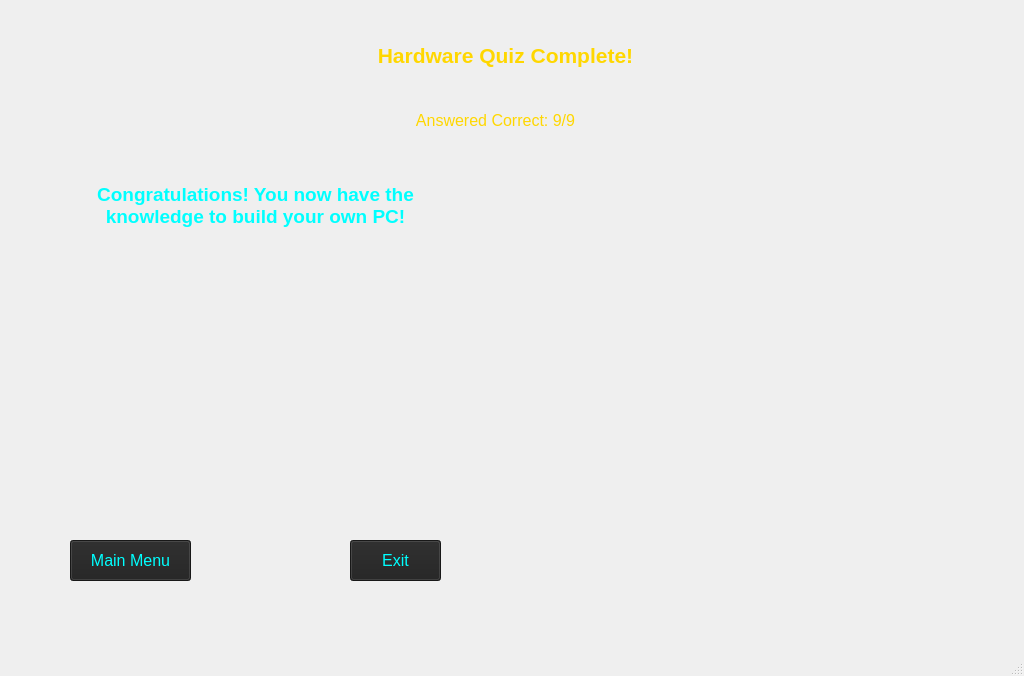
<?xml version="1.0" encoding="UTF-8"?>
<ui version="4.0">
 <class>MainWindow</class>
 <widget class="QMainWindow" name="MainWindow">
  <property name="geometry">
   <rect>
    <x>0</x>
    <y>0</y>
    <width>1024</width>
    <height>676</height>
   </rect>
  </property>
  <property name="windowTitle">
   <string>MainWindow</string>
  </property>
  <widget class="QWidget" name="centralwidget">
   <widget class="QLabel" name="background_image">
    <property name="geometry">
     <rect>
      <x>0</x>
      <y>0</y>
      <width>1031</width>
      <height>661</height>
     </rect>
    </property>
    <property name="text">
     <string/>
    </property>
    <property name="pixmap">
     <pixmap>../images/quiz_background.PNG</pixmap>
    </property>
    <property name="scaledContents">
     <bool>true</bool>
    </property>
   </widget>
   <widget class="QLabel" name="title">
    <property name="geometry">
     <rect>
      <x>370</x>
      <y>40</y>
      <width>271</width>
      <height>31</height>
     </rect>
    </property>
    <property name="font">
     <font>
      <pointsize>16</pointsize>
      <weight>75</weight>
      <bold>true</bold>
      <underline>false</underline>
     </font>
    </property>
    <property name="styleSheet">
     <string notr="true">color: rgb(255, 215, 0);</string>
    </property>
    <property name="text">
     <string>Hardware Quiz Complete!</string>
    </property>
    <property name="alignment">
     <set>Qt::AlignCenter</set>
    </property>
   </widget>
   <widget class="QLabel" name="trophy_image">
    <property name="geometry">
     <rect>
      <x>670</x>
      <y>140</y>
      <width>321</width>
      <height>381</height>
     </rect>
    </property>
    <property name="text">
     <string/>
    </property>
    <property name="pixmap">
     <pixmap>../images/trophy.PNG</pixmap>
    </property>
    <property name="scaledContents">
     <bool>true</bool>
    </property>
   </widget>
   <widget class="QLabel" name="confetti">
    <property name="geometry">
     <rect>
      <x>700</x>
      <y>90</y>
      <width>271</width>
      <height>461</height>
     </rect>
    </property>
    <property name="text">
     <string/>
    </property>
    <property name="pixmap">
     <pixmap>../images/confetti.gif</pixmap>
    </property>
    <property name="scaledContents">
     <bool>true</bool>
    </property>
   </widget>
   <widget class="QLabel" name="title_2">
    <property name="geometry">
     <rect>
      <x>60</x>
      <y>170</y>
      <width>391</width>
      <height>71</height>
     </rect>
    </property>
    <property name="font">
     <font>
      <pointsize>14</pointsize>
      <weight>75</weight>
      <italic>false</italic>
      <bold>true</bold>
      <underline>false</underline>
     </font>
    </property>
    <property name="styleSheet">
     <string notr="true">color:rgb(0, 255, 255);</string>
    </property>
    <property name="text">
     <string>Congratulations! You now have the knowledge to build your own PC!</string>
    </property>
    <property name="alignment">
     <set>Qt::AlignCenter</set>
    </property>
    <property name="wordWrap">
     <bool>true</bool>
    </property>
   </widget>
   <widget class="QPushButton" name="main_menu_button">
    <property name="geometry">
     <rect>
      <x>70</x>
      <y>540</y>
      <width>121</width>
      <height>41</height>
     </rect>
    </property>
    <property name="font">
     <font>
      <pointsize>12</pointsize>
      <italic>false</italic>
      <underline>false</underline>
     </font>
    </property>
    <property name="styleSheet">
     <string notr="true">color:rgb(0, 255, 255);
background-color: rgb(33, 33, 33);</string>
    </property>
    <property name="text">
     <string>Main Menu</string>
    </property>
   </widget>
   <widget class="QPushButton" name="pushButton_2">
    <property name="geometry">
     <rect>
      <x>350</x>
      <y>540</y>
      <width>91</width>
      <height>41</height>
     </rect>
    </property>
    <property name="font">
     <font>
      <pointsize>12</pointsize>
      <underline>false</underline>
     </font>
    </property>
    <property name="styleSheet">
     <string notr="true">color:rgb(0, 255, 255);
background-color: rgb(33, 33, 33);</string>
    </property>
    <property name="text">
     <string>Exit</string>
    </property>
   </widget>
   <widget class="QLabel" name="label">
    <property name="geometry">
     <rect>
      <x>380</x>
      <y>100</y>
      <width>231</width>
      <height>41</height>
     </rect>
    </property>
    <property name="font">
     <font>
      <pointsize>12</pointsize>
     </font>
    </property>
    <property name="styleSheet">
     <string notr="true">color:rgb(255, 215, 0);</string>
    </property>
    <property name="text">
     <string>Answered Correct: 9/9</string>
    </property>
    <property name="alignment">
     <set>Qt::AlignCenter</set>
    </property>
   </widget>
   <widget class="QLabel" name="built_mobo_image">
    <property name="geometry">
     <rect>
      <x>140</x>
      <y>270</y>
      <width>231</width>
      <height>211</height>
     </rect>
    </property>
    <property name="text">
     <string/>
    </property>
    <property name="pixmap">
     <pixmap>../images/built_motherboard.png</pixmap>
    </property>
    <property name="scaledContents">
     <bool>true</bool>
    </property>
   </widget>
  </widget>
  <widget class="QMenuBar" name="menubar">
   <property name="geometry">
    <rect>
     <x>0</x>
     <y>0</y>
     <width>1024</width>
     <height>21</height>
    </rect>
   </property>
  </widget>
  <widget class="QStatusBar" name="statusbar"/>
 </widget>
 <resources/>
 <connections/>
</ui>
